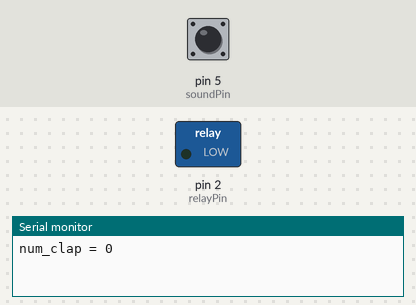
The sketch below on a simulated Arduino Uno, built with avr-gcc and run on an emulated ATmega328P. Shown: switched loads named in the sketch (green lamp = pin HIGH), the last lines printed to the serial monitor. Dashed ring = blinking. Inputs (shaded band) come from the test bench; at power-on: pin 5 (soundPin) LOW.

Above: at 1.2 s.
1.3 s: pin 5 (soundPin) pulsed HIGH 5 times (0.12 s each, 0.3 s apart)
At 1.57 s:
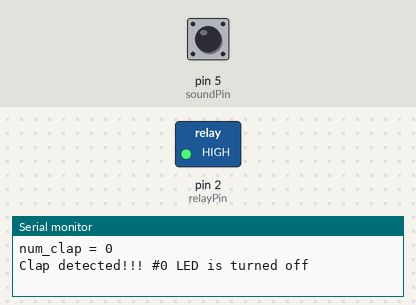
At 3.8 s:
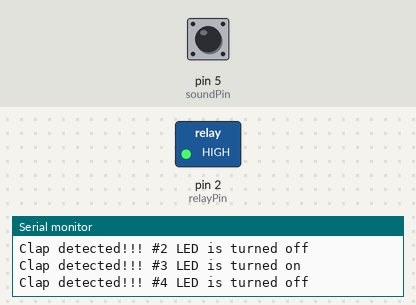
Timing chart, 0 to 5.3 s (numbered marks = the images above; inputs shaded):
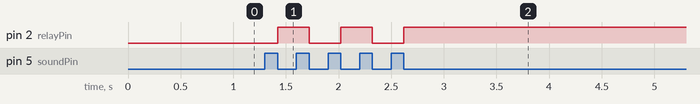

The sketch:

code_check1.ino
```cpp
int soundPin = 5;
int relayPin = 2;
unsigned long previous_time=0;

bool check_clap() {
    static unsigned long current_time;
    char sw;
    sw = digitalRead(soundPin);
    if (sw) {
        return false;
    } else {
        current_time = millis();
        if ((current_time - previous_time) > 25) {
            previous_time = millis();
            return true;
        } else {
            previous_time = millis();
            return false;
        }
    }
}

int val;
int state;
int num_clap;

void setup() {
    pinMode(relayPin, OUTPUT);
    pinMode(soundPin, INPUT);
    Serial.begin (9600);
    state = 0;
    num_clap = 0;
    Serial.println("num_clap = 0");
}

void loop() {
    val = check_clap();

    if (val==true) {
        Serial.print("Clap detected!!! #");
        Serial.print(num_clap);
        num_clap++;

        if (state == 1) {
            state = 0;
            Serial.println(" LED is turned on");
        } else {
            state = 1;
            Serial.println(" LED is turned off");
        }
    }

    if (state == 1) {
        digitalWrite(relayPin, HIGH);
    } else {
        digitalWrite(relayPin, LOW);
    }
}
```

Measured:
- after the input at 1.3 s, pin 2 (relayPin): alternates HIGH for 0.30 s and LOW for 0.30 s, 5 changes in all, then stays HIGH, starting after 0.12 s
